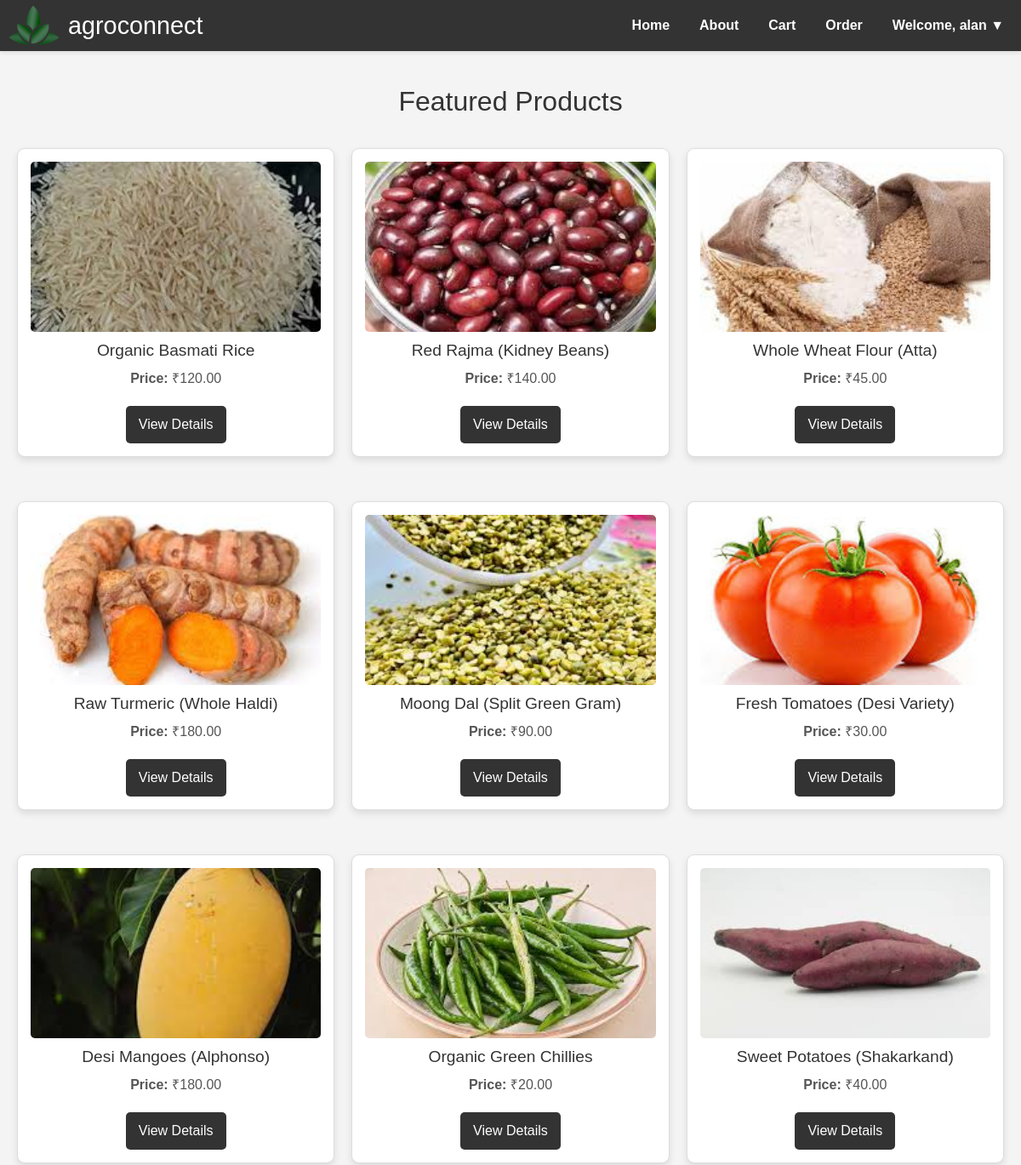
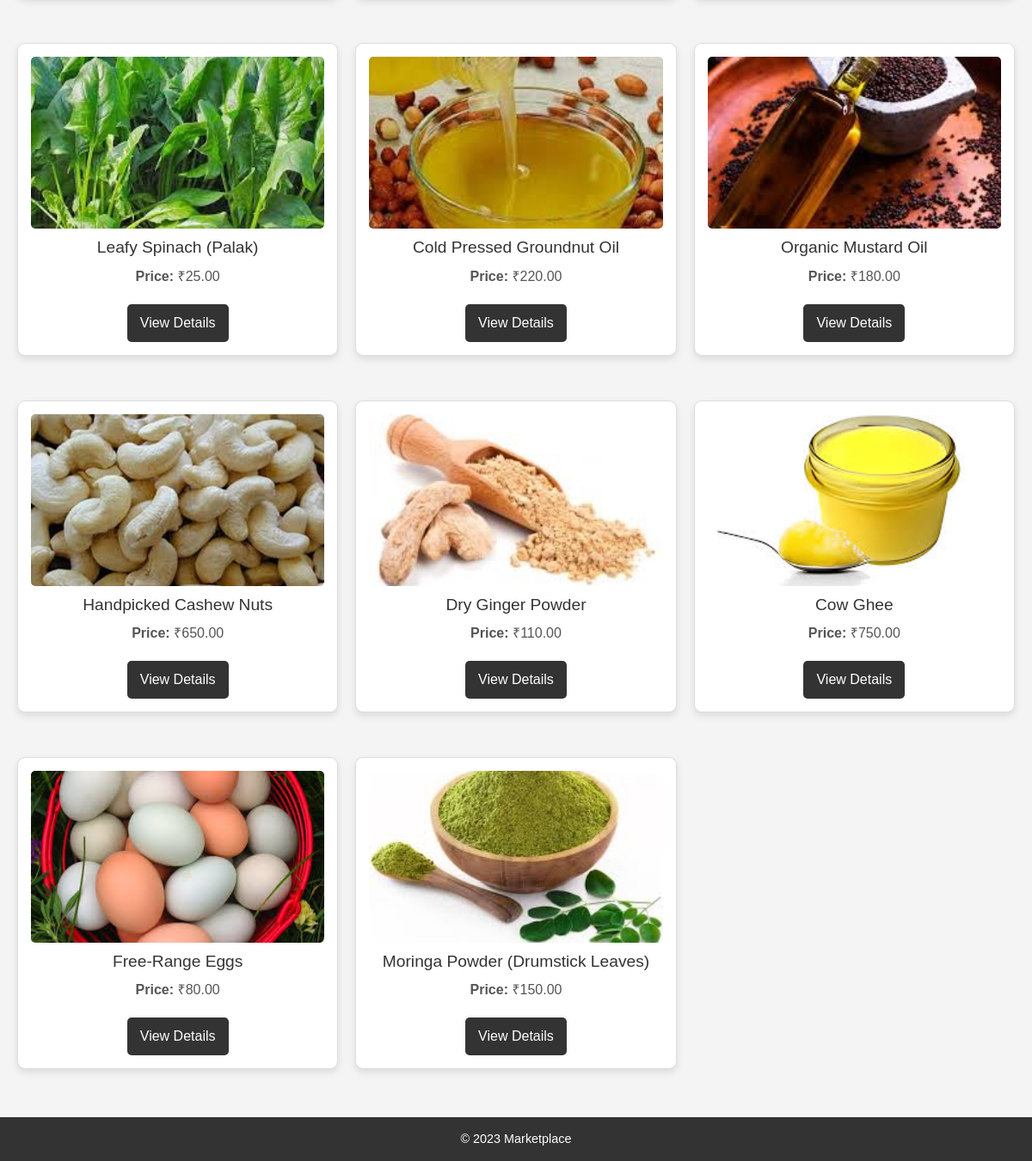
The app's page /index.php (signed in) with its own data (2 pictures, top to bottom).
### tables this page shows
CREATE TABLE `users` (
  `id` int(11) NOT NULL,
  `name` varchar(100) NOT NULL,
  `email` varchar(100) NOT NULL,
  `password` varchar(255) NOT NULL,
  `created_at` timestamp NOT NULL DEFAULT current_timestamp(),
  `role` varchar(50) NOT NULL,
  `logged_in` tinyint(1) DEFAULT 0,
  `address` varchar(255) DEFAULT NULL
);

CREATE TABLE `products` (
  `id` int(11) NOT NULL,
  `name` varchar(255) NOT NULL,
  `description` text DEFAULT NULL,
  `price` decimal(10,2) NOT NULL,
  `image` varchar(255) DEFAULT NULL,
  `seller_id` int(11) NOT NULL
);

### index.php (the view, shortened to what this page needs)
<?php
$servername = "localhost";
$username = "root";
$password = "";
$dbname = "marketplace";
$conn = new mysqli($servername, $username, $password, $dbname);
$userName = "Guest";
if (isset($_SESSION['email'])) {
    $email = $_SESSION['email'];
    $stmt = $conn->prepare("SELECT name FROM users WHERE email = ?");
    $stmt->bind_param("s", $email);
    $stmt->execute();
    $stmt->bind_result($name);
    if ($stmt->fetch()) {
        $userName = htmlspecialchars($name);
    }
}
$sql = "SELECT * FROM products";
$result = $conn->query($sql);
?>
<!DOCTYPE html>
<html lang="en">
<head>
    <link rel="stylesheet" href="style.css">
    <link href="https://cdn.jsdelivr.net/npm/bootstrap@5.3.3/dist/css/bootstrap.min.css" rel="stylesheet">
</head>
<body>
    <header>
        <a href="home.php" class="navbar-brand"><img src="logo.png" alt="logo">
            <h1>agroconnect</h1>
        </a>
        <nav>
            <a href="index.php">Home</a>
            <a href="about.html">About</a>
            <a href="cart.php">Cart</a>
            <a href="order_history.php">Order</a>
            <?php if (isset($_SESSION['email'])): ?>
                <div class="dropdown">
                    <button class="dropbtn">Welcome, <?= $userName ?> ▼</button>
                </div>
            <?php else: ?>
                <a href="login.php">Login</a>
            <?php endif; ?>
        </nav>
    </header>
    <main>
        <h2>Featured Products</h2>
        <div class="main">
            <?php if ($result->num_rows > 0): ?>
                <?php while ($row = $result->fetch_assoc()): ?>
                    <div class="product">
                        <img src="<?= $row['image'] ?>" alt="<?= htmlspecialchars($row['name']) ?>">
                        <h3><?= htmlspecialchars($row['name']) ?></h3>
                        <p><strong>Price:</strong> &#8377;<?= number_format($row['price'], 2) ?></p>
                        <a href="product.php?id=<?= $row['id'] ?>">View Details</a>
                    </div>
                <?php endwhile; ?>
            <?php else: ?>
                <p>No products available at the moment.</p>
            <?php endif; ?>
        </div>
    </main>
    <footer>
        <p>&copy; 2023 Marketplace</p>
    </footer>
</body>
</html>

### style.css (style rules this page uses)
* { margin: 0; padding: 0; box-sizing: border-box; }
body { font-family: Arial, sans-serif; line-height: 1.6; background-color: #f4f4f4; color: #333; }
header { background: #333; color: #fff; width: 100%; padding: 1rem 0; position: sticky; top: 0; z-index: 1000; display: flex; justify-content: space-between; align-items: center; padding: 1rem 2rem; }
header h1 { margin: 0; }
nav { display: flex; gap: 1rem; }
nav a { color: #fff; text-decoration: none; padding: 0.5rem 1rem; border-radius: 5px; transition: background 0.3s; }
main { padding: 2rem; }
h2 { text-align: center; margin-bottom: 1rem; }
.product { background: #fff; border: 1px solid #ddd; border-radius: 5px; padding: 1rem; margin: 1rem auto; max-width: 600px; box-shadow: 0 2px 5px rgba(0, 0, 0, 0.1); }
.product h3 { margin-bottom: 0.5rem; }
.product p { margin-bottom: 1rem; }
.product a { display: inline-block; text-decoration: none; color: #fff; background: #333; padding: 0.5rem 1rem; border-radius: 5px; transition: background 0.3s; }
footer { background: #333; color: white; text-align: center; padding: 15px 0; width: 100%; }
footer p { margin: 0; }

### index.php (style rules this page uses)
body { font-family: Arial, sans-serif; margin: 0; padding: 0; background-color: #f4f4f4; }
header { background-color: #333; color: #fff; padding: 5px 10px; display: flex; justify-content: space-between; align-items: center; box-shadow: 0 2px 5px rgba(0, 0, 0, 0.1); }
header h1 { margin: 0; font-size: 1.8rem; margin-left: 10px; }
header .navbar-brand { display: flex; align-items: center; }
nav { display: flex; gap: 15px; }
nav a { color: #fff; text-decoration: none; font-weight: bold; padding: 5px 10px; border-radius: 5px; transition: background-color 0.3s ease; }
main { padding: 20px; max-width: 1200px; margin: 20px auto; }
h2 { text-align: center; color: #333; font-size: 2rem; margin-bottom: 20px; }
.main { display: grid; grid-template-columns: repeat(auto-fit, minmax(300px, 1fr)); gap: 20px; }
.product { background-color: #fff; border-radius: 9px; box-shadow: 0 4px 8px rgba(0, 0, 0, 0.1); padding: 15px; text-align: center; transition: transform 0.3s ease, box-shadow 0.3s ease; }
.product img { max-width: 100%; width: 400px; height: 200px; object-fit: cover; border-radius: 5px; margin-bottom: 10px; }
.product h3 { font-size: 1.2rem; color: #333; margin-bottom: 10px; }
.product p { font-size: 1rem; color: #555; margin: 10px 0; }
.product a { display: inline-block; margin-top: 10px; padding: 10px 15px; background-color: #333; color: #fff; text-decoration: none; font-size: 1rem; border-radius: 5px; transition: background-color 0.3s ease; }
footer { background-color: #333; color: #fff; text-align: center; padding: 15px 0; position: relative; bottom: 0; width: 100%; }
footer p { margin: 0; font-size: 0.9rem; }
.dropdown { position: relative; display: inline-block; }
.dropbtn { background-color: #333; color: #fff; font-weight: bold; border: none; padding: 5px 10px; cursor: pointer; border-radius: 5px; transition: background-color 0.3s ease; }
header img { width: 60px; height: 50px; margin: 0; }
footer { background: #333; color: white; text-align: center; padding: 15px 0; width: 100%; }

### records on screen
users: name "alan"
products: image (picture), name "Organic Basmati Rice", price "120.00"
products: image (picture), name "Red Rajma (Kidney Beans)", price "140.00"
products: image (picture), name "Whole Wheat Flour (Atta)", price "45.00"
products: image (picture), name "Raw Turmeric (Whole Haldi)", price "180.00"
products: image (picture), name "Moong Dal (Split Green Gram)", price "90.00"
products: image (picture), name "Fresh Tomatoes (Desi Variety)", price "30.00"
products: image (picture), name "Desi Mangoes (Alphonso)", price "180.00"
products: image (picture), name "Organic Green Chillies", price "20.00"
products: image (picture), name "Sweet Potatoes (Shakarkand)", price "40.00"
products: image (picture), name "Leafy Spinach (Palak)", price "25.00"
products: image (picture), name "Cold Pressed Groundnut Oil", price "220.00"
products: image (picture), name "Organic Mustard Oil", price "180.00"
products: image (picture), name "Handpicked Cashew Nuts", price "650.00"
products: image (picture), name "Dry Ginger Powder", price "110.00"
products: image (picture), name "Cow Ghee", price "750.00"
products: image (picture), name "Free-Range Eggs", price "80.00"
products: image (picture), name "Moringa Powder (Drumstick Leaves)", price "150.00"
